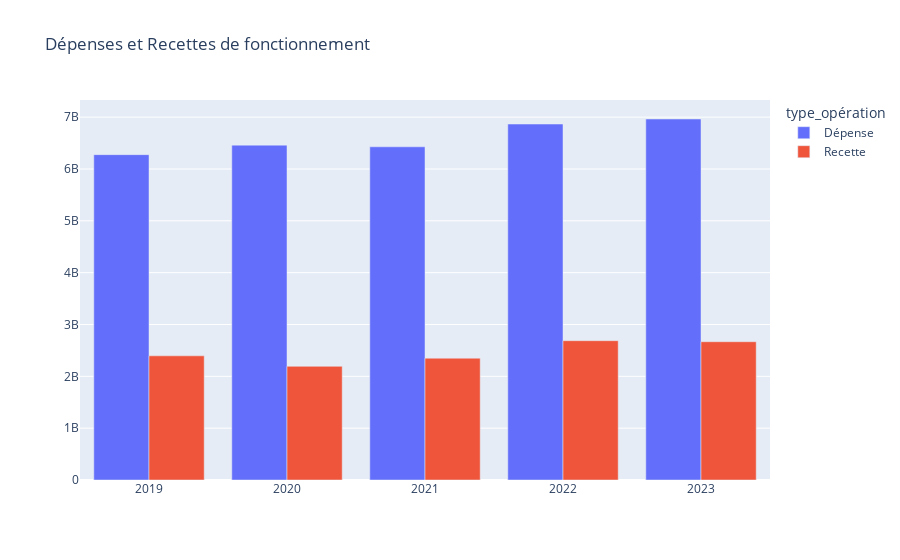

The notebook cell saved with this chart:
### Code cell
title = "Dépenses et Recettes de fonctionnement"
bar_chart(tot_dep_rec_fonct, x="Année",y="Valeur",split="type_opération", orient="v", title=title).show()

### Figure 1 — Plotly figure (JSON) as saved in the notebook; plotly's stock layout.template omitted (floating-point values rounded to 4 significant figures)
{"data": [{"name": "Dépense", "orientation": "v", "type": "bar", "x": [2019, 2020, 2021, 2022, 2023], "y": [6277000000.0, 6460000000.0, 6428000000.0, 6867000000.0, 6964000000.0]}, {"name": "Recette", "orientation": "v", "type": "bar", "x": [2019, 2020, 2021, 2022, 2023], "y": [2396000000.0, 2193000000.0, 2350000000.0, 2687000000.0, 2667000000.0]}], "layout": {"barmode": "group", "legend": {"title": {"text": "type_opération"}}, "title": {"text": "Dépenses et Recettes de fonctionnement"}}}
